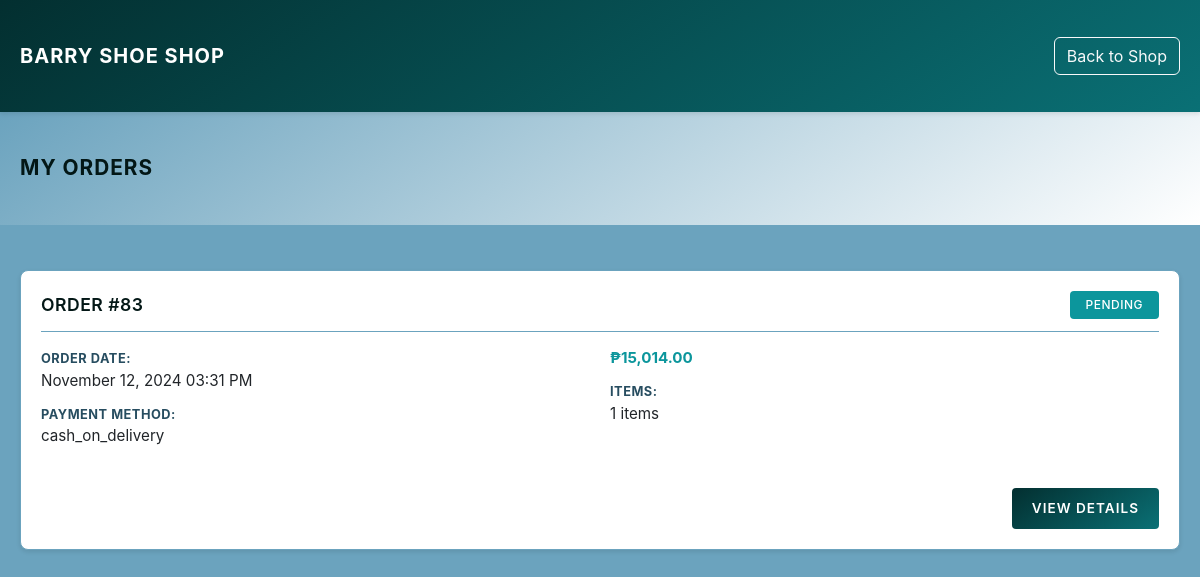
Page /view/view_orders.php (signed in) on the committed database.
### tables this page shows
CREATE TABLE `orders` (
  `id` int(11) NOT NULL,
  `user_id` int(11) NOT NULL,
  `address` varchar(255) NOT NULL,
  `phone` varchar(20) NOT NULL,
  `payment_method` varchar(50) NOT NULL,
  `order_status` varchar(50) DEFAULT 'Pending',
  `created_at` timestamp NOT NULL DEFAULT current_timestamp(),
  `shipping_address` varchar(255) DEFAULT NULL,
  `total_amount` decimal(10,2) NOT NULL,
  `delivery_fee` decimal(10,2) DEFAULT 0.00,
  `estimated_delivery` int(11) DEFAULT NULL,
  `delivery_method` varchar(50) DEFAULT 'standard',
  `payment_status` enum('pending','paid','failed') NOT NULL DEFAULT 'pending',
  `payment_date` datetime DEFAULT NULL
);

### view/view_orders.php (the view, shortened to what this page needs)
<?php
require_once(__DIR__ . '/../classes/connection.php');
try {
    $stmt = $connection->prepare("
        SELECT o.id, o.created_at, o.total_amount, o.payment_method, o.order_status,
               COUNT(oi.id) as item_count
        FROM orders o
        LEFT JOIN order_items oi ON o.id = oi.order_id
        WHERE o.user_id = ?
        GROUP BY o.id
        ORDER BY o.created_at DESC
    ");
    $stmt->execute([$_SESSION['user_id']]);
    $orders = $stmt->fetchAll(PDO::FETCH_ASSOC);
} catch (Exception $e) {
    error_log($e->getMessage());
    $orders = [];
}
?>
<!DOCTYPE html>
<html lang="en">
<head>
    <link rel="stylesheet" href="../css/bootstrap.css">
    <link rel="stylesheet" href="../css/variables.css">
    <link rel="stylesheet" href="../css/orders.css">
    <link rel="stylesheet" href="https://cdnjs.cloudflare.com/ajax/libs/font-awesome/6.0.0-beta3/css/all.min.css">
</head>
<body>
    <nav class="navbar navbar-expand-lg navbar-dark">
        <div class="container">
            <a class="navbar-brand" href="view_shoe.php">BARRY SHOE SHOP</a>
            <a href="view_shoe.php" class="btn btn-outline-light">Back to Shop</a>
        </div>
    </nav>
    <div class="page-header">
        <div class="container">
            <h2>My Orders</h2>
        </div>
    </div>
    <div class="container">
        <?php if (empty($orders)): ?>
            <div class="alert alert-info">
                You haven't placed any orders yet.
            </div>
        <?php else: ?>
            <?php foreach ($orders as $order): ?>
                <div class="order-card">
                    <div class="order-header">
                        <h3 class="mb-0">Order #<?php echo htmlspecialchars($order['id']); ?></h3>
                        <span class="badge bg-<?php echo $order['order_status'] === 'Pending' ? 'warning' : 'success'; ?>">
                            <?php echo htmlspecialchars($order['order_status']); ?>
                        </span>
                    </div>
                    <div class="order-details">
                        <div>
                            <p><strong>Order Date:</strong><br>
                               <?php echo date('F d, Y h:i A', strtotime($order['created_at'])); ?></p>
                            <p><strong>Payment Method:</strong><br>
                               <?php echo htmlspecialchars($order['payment_method']); ?></p>
                        </div>
                        <div>
                            <p class="price">₱<?php echo number_format(htmlspecialchars($order['total_amount']), 2); ?></p>
                            <p><strong>Items:</strong><br>
                               <?php echo $order['item_count']; ?> items</p>
                        </div>
                        <div class="view-details-btn">
                            <a href="view_order_detail.php?id=<?php echo $order['id']; ?>"
                               class="btn btn-primary">View Details</a>
                        </div>
                    </div>
                </div>
            <?php endforeach; ?>
        <?php endif; ?>
    </div>
</body>
</html>

### css/variables.css (style rules this page uses)
:root { --primary-dark: #000000; --primary: #005147; --secondary: #ba2b2b; --accent: #ea553b; --light: #6BA3BE; --dark: #274D60; --white: #ffffff; --shadow-sm: 0 2px 4px rgba(3, 23, 22, 0.1); --shadow-md: 0 4px 8px rgba(3, 23, 22, 0.2); --shadow-lg: 0 8px 32px rgba(3, 23, 22, 0.2); --border-radius-sm: 4px; --border-radius-md: 8px; --border-radius-lg: 15px; --transition-speed: 0.3s; --gradient-primary: linear-gradient(145deg, var(--primary), var(--secondary)); --gradient-light: linear-gradient(145deg, var(--light), var(--white)); }

### css/orders.css (style rules this page uses)
:root { --primary-dark: #031716; --primary: #032F30; --secondary: #0A7075; --accent: #0C969C; --light: #6BA3BE; --dark: #274D60; --white: #ffffff; --shadow-sm: 0 2px 4px rgba(3, 23, 22, 0.1); --shadow-md: 0 4px 8px rgba(3, 23, 22, 0.2); --shadow-lg: 0 8px 32px rgba(3, 23, 22, 0.2); --border-radius-sm: 4px; --border-radius-md: 8px; --border-radius-lg: 15px; --transition-speed: 0.3s; --gradient-primary: linear-gradient(145deg, var(--primary), var(--secondary)); --gradient-light: linear-gradient(145deg, var(--light), var(--white)); }
body { background-color: var(--light); font-family: -apple-system, BlinkMacSystemFont, 'Segoe UI', Roboto, sans-serif; }
.container { max-width: 1200px; padding: 20px 20px; }
h2 { color: var(--primary-dark); font-weight: 700; font-size: 1.3rem; text-transform: uppercase; letter-spacing: 1px; margin: 0; padding: 0.5rem 0; }
.order-card { background: var(--white); border-radius: var(--border-radius-md); padding: 20px; margin-bottom: 15px; box-shadow: var(--shadow-sm); border: 1px solid var(--light); transition: transform var(--transition-speed) ease; }
.order-header { display: flex; justify-content: space-between; align-items: center; margin-bottom: 15px; border-bottom: 1px solid var(--light); padding-bottom: 12px; }
.order-header h3 { font-size: 1.1rem; font-weight: 600; text-transform: uppercase; letter-spacing: 0.5px; color: var(--primary-dark); }
.order-details { display: grid; grid-template-columns: repeat(2, 1fr); gap: 20px; }
.order-details p { margin: 0 0 10px 0; font-size: 0.95rem; }
.order-details strong { text-transform: uppercase; font-size: 0.8rem; letter-spacing: 0.5px; color: var(--dark); }
.badge { padding: 8px 16px; font-size: 0.75rem; font-weight: 500; text-transform: uppercase; letter-spacing: 0.5px; border-radius: var(--border-radius-sm); }
.badge.bg-warning { background-color: var(--accent) !important; color: var(--white); }
.btn-primary { background: var(--gradient-primary); border: none; border-radius: var(--border-radius-sm); padding: 10px 20px; font-size: 0.85rem; font-weight: 600; text-transform: uppercase; letter-spacing: 1px; transition: all var(--transition-speed) ease; color: var(--white); }
.view-details-btn { grid-column: 1 / -1; text-align: right; margin-top: 10px; }
.price { color: var(--accent); font-size: 1.2rem; font-weight: 700; }
.navbar { background: var(--gradient-primary) !important; padding: 1rem 0; box-shadow: var(--shadow-sm); }
.navbar-brand { color: var(--white) !important; font-weight: 700; text-transform: uppercase; letter-spacing: 1px; }
.page-header { background: var(--gradient-light); padding: 1rem 0; margin-bottom: 1.5rem; border-bottom: 1px solid var(--light); }

### rows in the picture
orders: id "83", order_status "PENDING", created_at "November 12, 2024 03:31 PM", payment_method "cash_on_delivery", total_amount "15,014.00", item_count "1"
